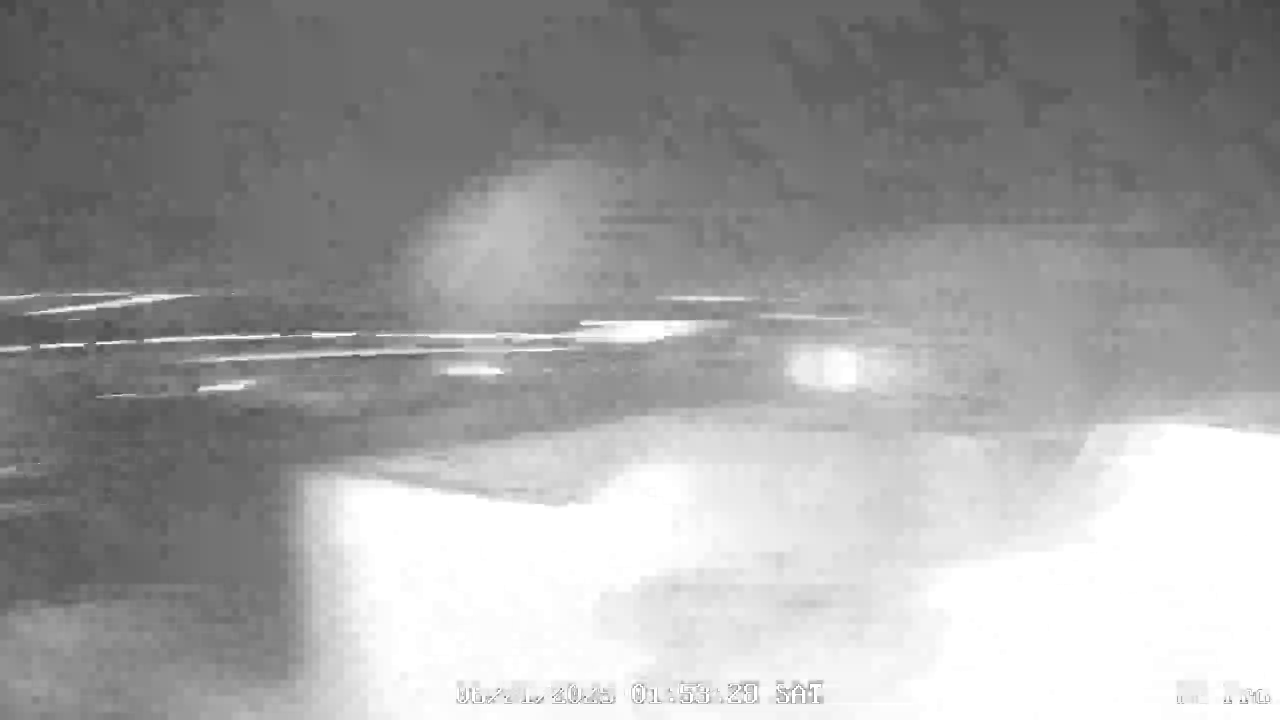
#> input picture Flaged/FalsePositive1.jpg, 2560 x 1440 px, given in place of the camera (shown at 1/2 size)
$ python main.py
#> lines starting #> are read from the running program, lines starting #| are printed output that depends on the picture
import cv2
import numpy as np
import datetime
import os
import time
import requests
import base64
from collections import deque
import threading
import subprocess
import json
from queue import Queue

USE_VIDEO_FILE = True
rtsp_url = ""
video_path = ""  # Set if using a local video file

LOG_PATH = "detection_log.jsonl"
FLAGGED_PATH = "/home/razi/Desktop/repos/MissileDetectionOverRTSP/Flaged"

# [8 lines left out: function log_event, not called in this run]

def send_alert():
    print("\033[91mMissile/rocket detected! Sending alert...\033[0m")
    log_event("alert_sent", {"message": "Missile/rocket detected!"})
    # Extend with your alerting mechanism

# [58 lines left out: function analyze_image_with_openai, not called in this run]
def listen_rtsp_audio(input_source, chunk_duration=1, samplerate=16000):
    """
    Listen to RTSP or video file audio and trigger alert if explosion-like sound detected.
    Uses spike detection (rolling mean + std) and spectral analysis (FFT).
    """
    ffmpeg_cmd = [
        'ffmpeg',
        '-i', input_source,
        '-vn',
        '-acodec', 'pcm_s16le',
        '-ar', str(samplerate),
        '-ac', '1',
        '-f', 's16le',
        '-'
    ]
    process = subprocess.Popen(ffmpeg_cmd, stdout=subprocess.PIPE, stderr=subprocess.DEVNULL)
    bytes_per_sample = 2  # 16 bits = 2 bytes
    chunk_size = samplerate * bytes_per_sample * chunk_duration
    window_size = 5
    spike_factor = 0.5  # Number of std deviations above mean to consider a spike
    rolling_volumes = deque(maxlen=window_size)

    print("Listening for explosions in audio...")
    audio_time = 0.0
    try:
        while True:
            audio_chunk = process.stdout.read(chunk_size)
            print(f"[{audio_time:.1f}s] Received audio chunk of size: {len(audio_chunk)} bytes")
            if len(audio_chunk) < chunk_size:
                print("Audio stream ended or not enough data.")
                break
            audio_np = np.frombuffer(audio_chunk, dtype=np.int16).astype(np.float32) / 32768.0

            volume = np.linalg.norm(audio_np) / len(audio_np)
            print(f"[{audio_time:.1f}s] Audio volume: {volume:.4f}")

            fft = np.fft.fft(audio_np)
            fft_magnitude = np.abs(fft)[:len(fft)//2]
            spectral_energy = np.sum(fft_magnitude)

            # Spike detection using rolling mean and std
            rolling_volumes.append(volume)
            if len(rolling_volumes) == window_size:
                mean = np.mean(rolling_volumes)
                std = np.std(rolling_volumes)
                if std > 0 and volume > mean + spike_factor * std and spectral_energy > 100:
                    print(f"[{audio_time:.1f}s] Spike detected! Volume: {volume:.4f} (mean: {mean:.4f}, std: {std:.4f})")
                    log_event("audio_explosion", {
                        "audio_time": audio_time,
                        "volume": float(volume),
                        "mean": float(mean),
                        "std": float(std),
                        "spectral_energy": float(spectral_energy)
                    })
                    send_alert()

            if USE_VIDEO_FILE:
                time.sleep(chunk_duration)
            audio_time += chunk_duration
    except KeyboardInterrupt:
        print("Audio listening interrupted.")
    finally:
        process.terminate()

# --- AI Worker Thread ---
ai_queue = Queue()

def ai_worker():
    while True:
        item = ai_queue.get()
        if item is None:
            break
        frame, event_info = item
        if analyze_image_with_openai(frame):
            print("[True] AI analysis: Missile/rocket detected!")
            log_event("ai_true_positive", event_info)
            send_alert()
        else:
            print("[False] AI analysis: No missile/rocket detected.")
            log_event("ai_false_positive", event_info)
        ai_queue.task_done()

# Start AI worker thread
threading.Thread(target=ai_worker, daemon=True).start()

if USE_VIDEO_FILE:
    cap = cv2.VideoCapture(video_path)
    audio_source = video_path
else:
    cap = cv2.VideoCapture(rtsp_url)
    audio_source = rtsp_url

print("Starting video and audio processing...")

# Start audio listening in a background thread
audio_thread = threading.Thread(target=listen_rtsp_audio, args=(audio_source,), daemon=True)
audio_thread.start()

if not cap.isOpened():
    print("Cannot connect to camera")
else:
    prev_frame = None
    prev_brightness = None
    spike_frames = 0
    rolling_window = deque(maxlen=30)  # Larger window for adaptive threshold
    motion_window = deque(maxlen=5)
    try:
        while True:
            ret, frame = cap.read()
#> frame is the input picture: shape (1440, 2560, 3); min 44, max 255, mean 160.6
            if not ret:
                print("Failed to grab frame or stream ended")
                break

            resized_frame = cv2.resize(frame, (640, 360))
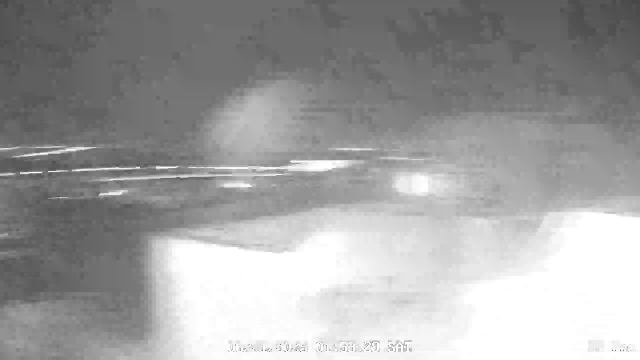
#> resized_frame: shape (360, 640, 3); min 71, max 255, mean 160.7
            gray = cv2.cvtColor(resized_frame, cv2.COLOR_BGR2GRAY)
            clahe = cv2.createCLAHE(clipLimit=2.0, tileGridSize=(8,8))
            enhanced = clahe.apply(gray)
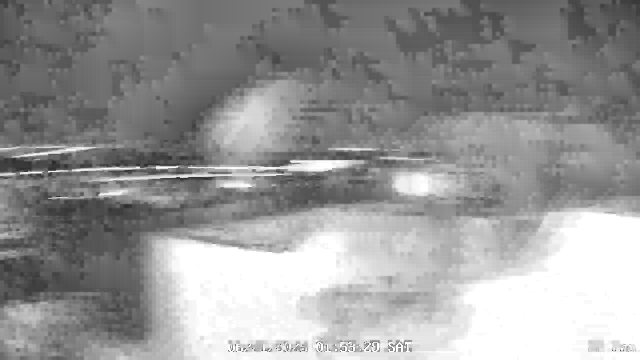
#> enhanced: shape (360, 640); min 43, max 255, mean 152.3

            # Adaptive threshold: use rolling mean and std
            mean_brightness = np.mean(enhanced)
#> mean_brightness = 152.3
            rolling_window.append(mean_brightness)
            adaptive_threshold = np.mean(rolling_window) + 2 * np.std(rolling_window)

            # Motion detection (frame differencing)
            motion_score = 0
            if prev_frame is not None:
                frame_diff = cv2.absdiff(enhanced, prev_frame)
                motion_score = np.sum(frame_diff > 25) / frame_diff.size  # Fraction of changed pixels
                motion_window.append(motion_score)
            else:
                motion_window.append(0)

            # Combine adaptive brightness spike and motion
            brightness_spike = mean_brightness > adaptive_threshold
#> brightness_spike = False
            motion_detected = np.mean(motion_window) > 0.01  # Tune as needed

            if brightness_spike and motion_detected:
                spike_frames += 1
            else:
                spike_frames = 0

            if spike_frames >= 2:
                timestamp = datetime.datetime.now().strftime("%Y-%m-%d %H:%M:%S")
                print(f"[{timestamp}] [Suspecting explosion] Persistent brightness spike + motion detected! Requesting AI analysis...")
                event_info = {
                    "brightness": float(mean_brightness),
                    "adaptive_threshold": float(adaptive_threshold),
                    "motion_score": float(np.mean(motion_window)),
                    "timestamp": timestamp
                }
                log_event("video_suspect", event_info)
                # Send frame and event info to AI worker thread
                ai_queue.put((frame.copy(), event_info))
                spike_frames = 0

            prev_frame = enhanced

            cv2.imshow("Enhanced Night Feed", enhanced)
            if cv2.waitKey(1) & 0xFF == ord('q'):
#> (key q is pressed here)
                break

            # Limit FPS only for video files
            if USE_VIDEO_FILE:
                time.sleep(1/15)  # Limit to ~15 FPS, adjust as needed

    except KeyboardInterrupt:
        print("Interrupted by user")

cap.release()
cv2.destroyAllWindows()
# Signal AI worker to exit
ai_queue.put(None)

$ run again, on Flaged/FalsePositve2.jpg
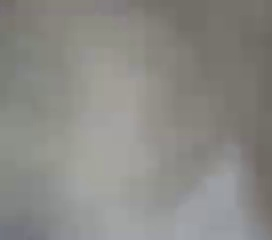
#> input picture Flaged/FalsePositve2.jpg, 272 x 240 px, given in place of the camera
#> frame is the input picture: shape (240, 272, 3); mean B, G, R 133.3, 137.9, 138.7
#> `resized_frame = cv2.resize(frame, (640, 360))`:
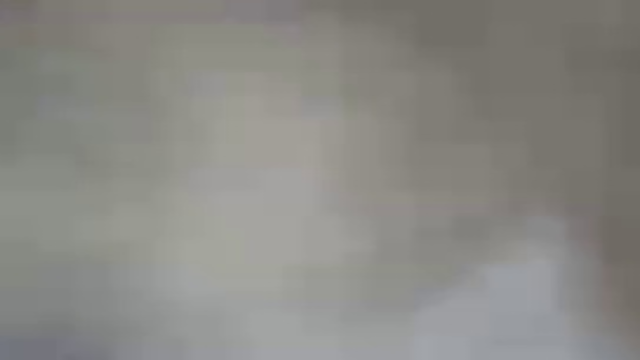
#> resized_frame: shape (360, 640, 3); mean B, G, R 133.3, 137.9, 138.7
#> mean_brightness = 139.3
#> brightness_spike = False

$ run again, on Flaged/FalsePositve3.jpg
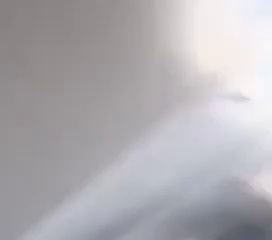
#> input picture Flaged/FalsePositve3.jpg, 272 x 240 px, given in place of the camera
#> frame is the input picture: shape (240, 272, 3); mean B, G, R 178.3, 174, 176.4
#> `resized_frame = cv2.resize(frame, (640, 360))`:
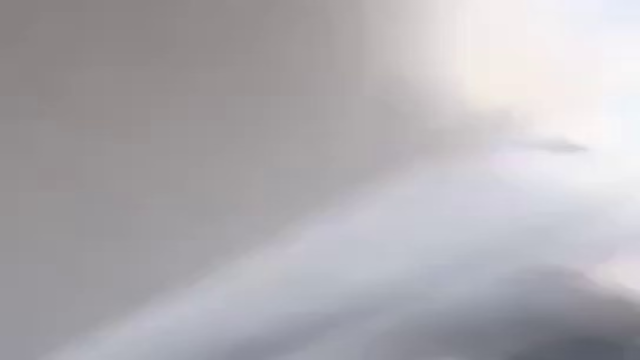
#> resized_frame: shape (360, 640, 3); mean B, G, R 178.3, 174, 176.3
#> `enhanced = clahe.apply(gray)`:
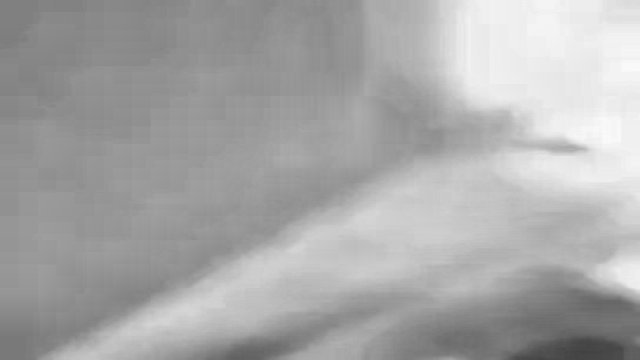
#> enhanced: shape (360, 640); min 66, max 250, mean 168
#> mean_brightness = 168
#> brightness_spike = False
